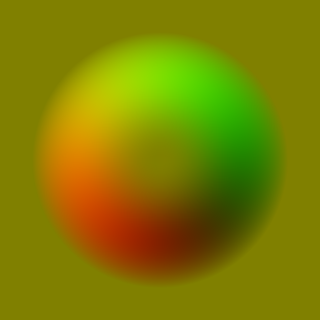
#> input picture Utils/Distortion/distortion_test.png, 320 x 320 px
$ python mirror_normals.py Distortion/distortion_test.png
#> lines starting #> are read from the running program, lines starting #| are printed output that depends on the picture
from PIL import Image
import sys


path_to_file = sys.argv[1]

in_img = Image.open(path_to_file).convert("RGBA")
img = Image.new('RGBA',in_img.size)
#> img: PIL image 320x320 RGBA; every value is 0
in_pix = in_img.load()
pix = img.load()


for x in range(img.size[0]):
   for y in range(img.size[1]):
      pixel = in_pix[x, y]
      if sum(pixel) != 0:
         pixel = (pixel[0], 255 - pixel[1], pixel[2], pixel[3])
      pix[x, y] = pixel

img.save(path_to_file, 'PNG')
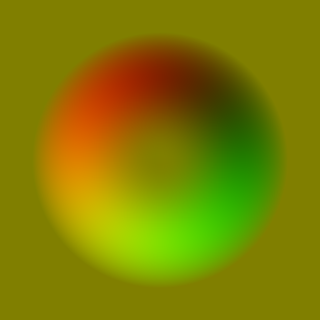
#> saved as distortion_test.png: PIL image 320x320 RGBA; mean R, G, B, A 127.7, 127.3, 0, 255
